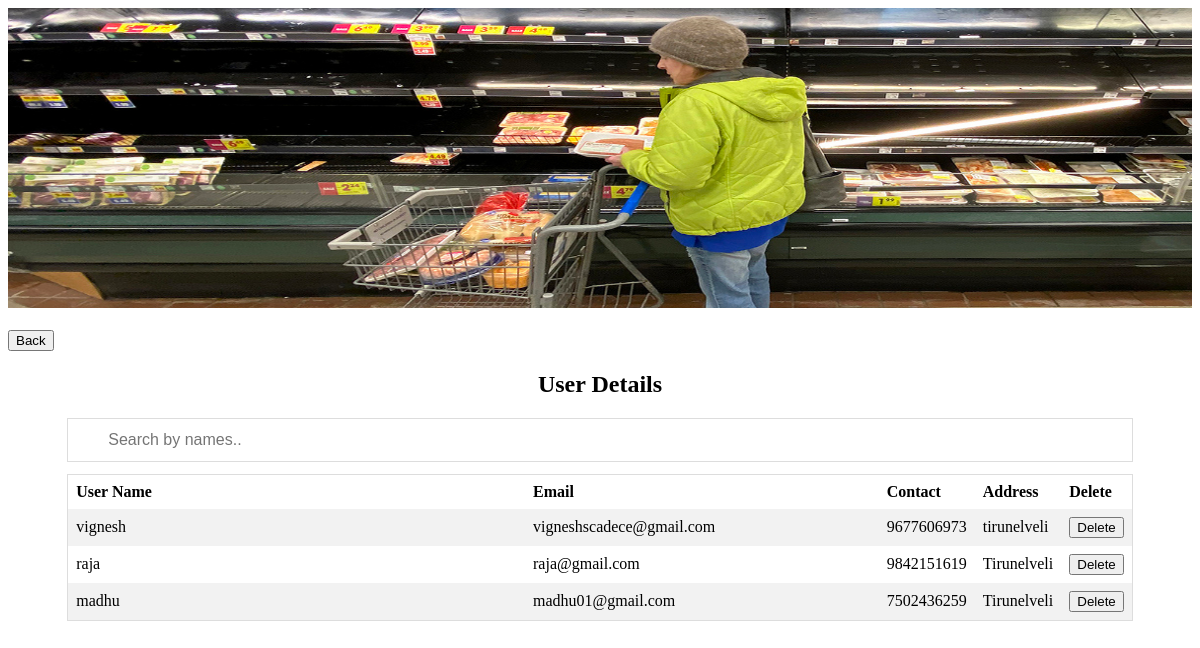
Screenshot of /admin/user.php with the database file from the repository.
### tables this page shows
CREATE TABLE `user_details` (
  `id` int(2) NOT NULL,
  `name` varchar(30) NOT NULL,
  `email` varchar(30) NOT NULL,
  `contact` varchar(20) NOT NULL,
  `address` varchar(100) NOT NULL,
  `password` varchar(20) NOT NULL
);

### admin/user.php (the view, shortened to what this page needs)
<!DOCTYPE html>
<html>
<head>
</head>
<body>
<img src="gro.jpg" alt="Nature" class="responsive" width="100%" height="300">
<br><br>
<form method="GET" action="user.php">
<button type="submit" name="back" class="registerbtn">Back</button>
</form>
<center>
<h2>User Details</h2>
</center>
<center>
<input type="text" id="myInput" onkeyup="myFunction()" placeholder="Search by names.." title="Type in a name">
<div style="overflow-x:auto;">
<table id="myTable">
  <tr class="header">
	<th style="width:60%;">User Name</th>
	<th style="width:60%;">Email</th>
	<th style="width:60%;">Contact</th>
	<th style="width:60%;">Address</th>
	<th style="width:60%;">Delete</th>
    </tr>
         <?php
		 $user="root";
				$password="";
				$db="agri_shop";
				$connect=new mysqli("localhost",$user,$password,$db) or die("not connected");
			$query=mysqli_query($connect,"SELECT * FROM `user_details` WHERE 1 ") or die(mysqli_error($connect));
while($row=mysqli_fetch_array($query))
{
    $uid = $row['id'];
	$name=$row['name'];
    $email=$row['email'];
	$contact=$row['contact'];
	$address=$row['address'];
echo" <tr>
	<td>$name</td>
    <td>$email</td>
    <td>$contact</td>
	<td>$address</td>
	<td><form method=\"POST\" action=\"user.php\"><input type=\"submit\" name=\"$uid\" value=\"Delete\"onClick=\"document.location.reload(true)\">
	</td>
	</tr>
    ";
}
?>
</table>
</div>
</center>
</body>
</html>

### admin/user.php (style rules this page uses)
* { box-sizing: border-box; }
table { border-collapse: collapse; border-spacing: 0; width: 90%; border: 1px solid #ddd; }
th, td { text-align: left; padding: 8px; }
tr:nth-child(even) { background-color: #f2f2f2 }
#myInput { background-image: url('/css/searchicon.png'); background-position: 10px 10px; background-repeat: no-repeat; width: 90%; font-size: 16px; padding: 12px 20px 12px 40px; border: 1px solid #ddd; margin-bottom: 12px; }

### rows the page displays
user_details: name "vignesh", email "vigneshscadece@gmail.com", contact "9677606973", address "tirunelveli"
user_details: name "raja", email "raja@gmail.com", contact "9842151619", address "Tirunelveli"
user_details: name "madhu", email "madhu01@gmail.com", contact "7502436259", address "Tirunelveli"
